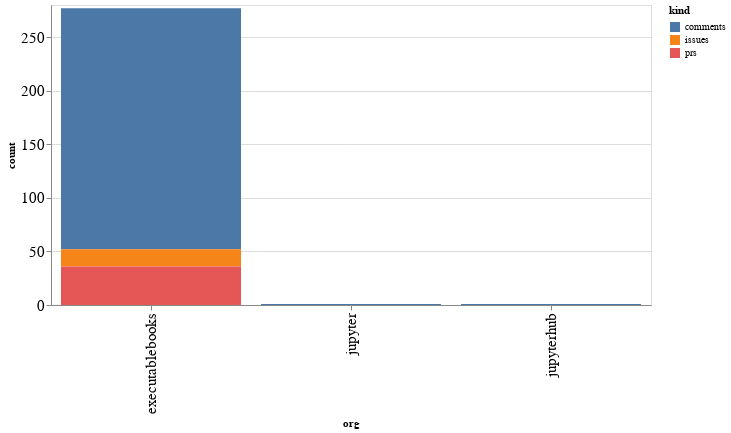

This figure's notebook cell:
### Code cell
alt.Chart(org_summaries, width=600).mark_bar().encode(
    x='org',
    y='count',
    color='kind',
    tooltip="org"
)

### Figure 1 — Vega-Lite specification as saved in the notebook (floating-point values rounded to 4 significant figures)
{"config": {"axisLeft": {"labelFontSize": 15}, "axisBottom": {"labelFontSize": 15}}, "data": {"name": "data-f52e6fbe04ecba37003efeffd5285b8f"}, "mark": "bar", "encoding": {"color": {"type": "nominal", "field": "kind"}, "tooltip": {"type": "nominal", "field": "org"}, "x": {"type": "nominal", "field": "org"}, "y": {"type": "quantitative", "field": "count"}}, "width": 600, "$schema": "https://vega.github.io/schema/vega-lite/v4.8.1.json", "datasets": {"data-f52e6fbe04ecba37003efeffd5285b8f": [{"org": "executablebooks", "kind": "comments", "count": 225}, {"org": "executablebooks", "kind": "issues", "count": 16}, {"org": "executablebooks", "kind": "prs", "count": 36}, {"org": "jupyter", "kind": "comments", "count": 1}, {"org": "jupyterhub", "kind": "comments", "count": 1}]}}
